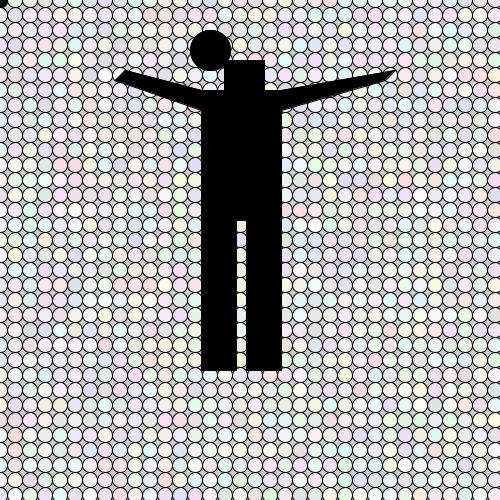
Frame 1 (no input)
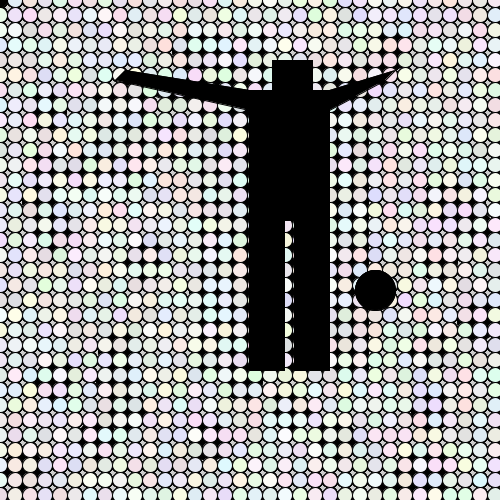
Frame 60 (the mouse pressed at the canvas centre just before this capture)
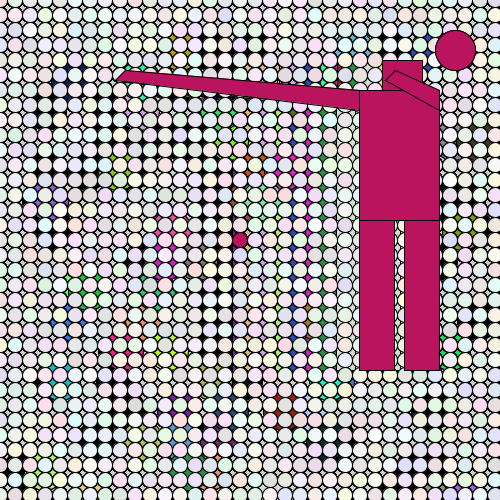
Frame 120 (the mouse held since frame 60 and released just before this capture)

The Processing sketch that drew these frames (run headless with seeded random() and noise(); from frame 60 on, the mouse is pressed at the canvas centre):

// Processing sketch: processing_40357
// ── processing_40357.pde

/**
 *Circles
 *By Fu Huang
 *
 *Circles... Circles everywhere
 *Click for color change
 */

float circle;
float xPosition, yPosition;
float sPoint;

void setup()
{
  size(500, 500);
  smooth();
  circle = 15;
}

void draw()
{
  for (int y = 0; y < height; y+=circle)
  {
    for ( int x = 0; x < width; x+=circle) 
    {
      fill(random(220, 255), random(220, 255), random(220, 255));
      ellipse(x, y, circle, circle);
    }
  }
  float cX = mouseX - (mouseX % circle);
  float cY = mouseY - (mouseY %  circle);
  float cX2 = mouseX + (mouseX %  circle);
  float cY2 = mouseY + (mouseY %  circle);

  if (mousePressed == true)
  {
    fill(random(255), random(255), random(255));
  }
  else
  {
    fill(0);
  }
  ellipse(cX, cY, circle, circle);

  //body
  xPosition = xPosition + random (-20, 20);
  yPosition = yPosition + 30;
  
  rect(xPosition + 233, 60, 40, 40);//head
  rect(xPosition + 210, 90, 80, 130);//body
  rect(xPosition + 210, 220, 35, 150);//left leg
  rect(xPosition + 255, 220, 35, 150);//right leg
  quad(xPosition + 210, 90, 125, 70, 115, 80, xPosition + 210, 110);//left side arm
  quad(xPosition + 290, 90, 395, 70, 385, 80, xPosition + 290, 110);

  //ball
  sPoint = random(20, 480);
  ellipse(sPoint, yPosition + 20, 40, 40);
  ellipse(sPoint, yPosition + 20, 40, 40);

  if (xPosition > 500)
  {
    xPosition = 0;
  }

  if (xPosition < 0)
  {
    xPosition = 0 ;
  }
  if (yPosition > 500)
  {
    yPosition = 0;
  }
}
